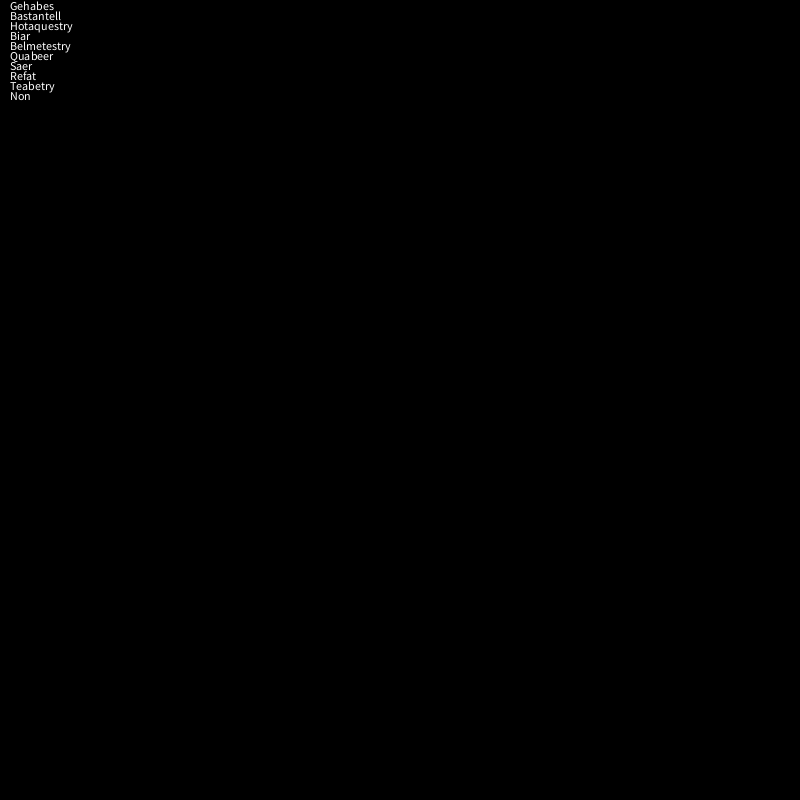
Frame 1 (no input)
Frame 60 (the mouse pressed at the canvas centre just before this capture): identical to frame 1, image omitted
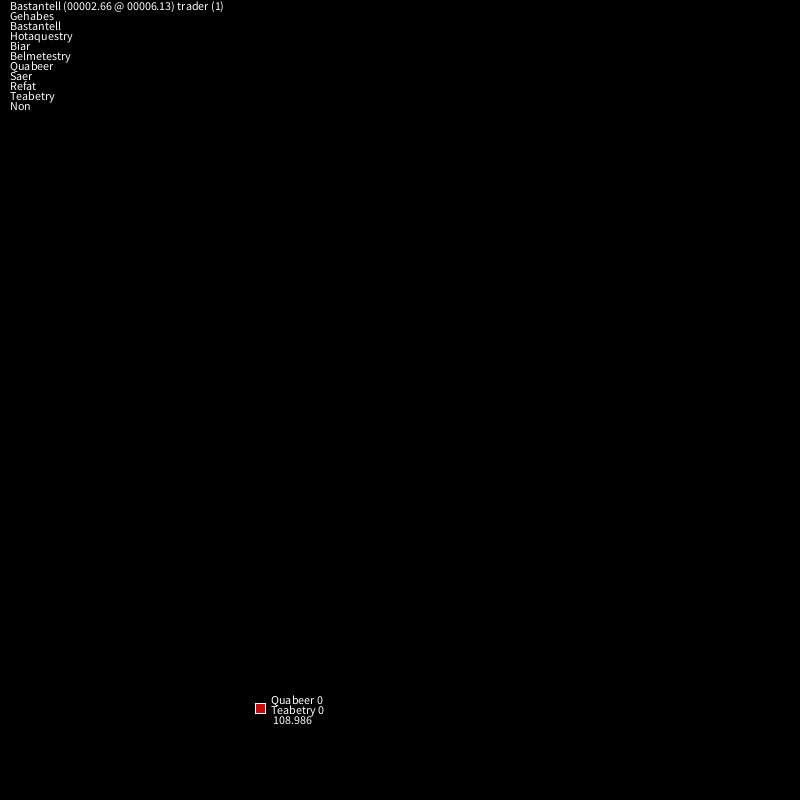
Frame 120 (the mouse held since frame 60 and released just before this capture)

The Processing sketch that drew these frames (run headless with seeded random() and noise(); from frame 60 on, the mouse is pressed at the canvas centre):

// Processing sketch: freesources
// ── freesources.pde
final int MAX_TRADERS = 20;
final int STARTING_RESOURCES = 10;
void setup() {
  size(800,800);
  
  for (int i = 0; i < STARTING_RESOURCES; i += 1) {
    new Resource();
  }
}

void draw() {
  background(0);
  for (int i = traders.size()-1; i >= 0; i -= 1) {
    Trader t = traders.get(i);
    t.update();
    t.draw();
    if (t.gold <= 0) {
      traders.remove(i);
    }
  }
  
  if (traders.size() < MAX_TRADERS && random(1) < 0.01) {
    new Trader(random(width), random(height), random(100,300));
  }
  int x = 10;
  int y = 10;
  for (Offer o : offers) {
    text(o.toString(), x,y);
    y += 10;
  }
  for (Resource r : resources) {
    text(r.name, 10, y);
    y += 10;
  }
}

// ── Offer.pde
ArrayList<Offer> offers = new ArrayList<Offer>();

class Offer {
  final Resource item;
  final float qty;
  final float price;
  Trader postedBy = null;
  
  
  Offer(Resource item, float qty, float price, Trader trader) {
    this.item = item;
    this.qty = qty;
    this.price = price;
    this.postedBy = trader;
    offers.add(this);
  }
  
  
  String toString() {
    return item.toString() + " (" + nf(qty, 5, 2) + " @ " + nf(price, 5, 2) + ") " + postedBy.toString();
  }
  
}

// ── Recipe.pde
import java.util.TreeMap;
class Recipe {
  TreeMap<Resource, Float> ingredients = new TreeMap<Resource, Float>();
  TreeMap<Resource, Float> produces = new TreeMap<Resource, Float>();
  
  Recipe() {
    int numIn = floor(random(1,4));
    int numOut = floor(random(1,3));
    for (int in = 0; in < numIn; in += 1) {
      //ingredients.put(
    }
  }
}

// ── Resource.pde

Resource getRandomResource() {
  
  return resources.get(floor(random(resources.size())));
}
ArrayList<Resource> resources = new ArrayList<Resource>();
class Resource implements Comparable<Resource>{
  final String name;
  final int id;
  float goldExchangeRate;
  
  {
    //RESOURCE_ID += 1;
    id = getNextId("RESOURCE");
  }
  Resource() {
    this(getName(), random(1, 10));

  }
  Resource(String name, float exRate) {
    this.name = name;
    this.goldExchangeRate = exRate;
    resources.add(this);
  }

  boolean equals(Resource o) {
    return id == o.id;
  }

  int hashCode() {
    return id;
  }
  String toString() {
    return name;
  }
  
  int compareTo(Resource o) {
    return name.compareTo(o.name);
  }
}

// ── Trader.pde

ArrayList<Trader> traders = new ArrayList<Trader>();
class Trader {
  final int id;
  TreeMap<Resource, Float> inv = new TreeMap<Resource, Float>();

  {
    id = getNextId("TRADER");
  }
  PVector pos;
  float gold = 0;
  final Resource uses;
  float usesQty;
  final float recipeQty;
  final Resource makes;
  float makesQty;
  Offer offer = null;
  final float goldPerTurn;
  final float markup;

  Trader(float x, float y, float gold) {
    pos = new PVector(x, y);
    this.gold = gold;

    Resource u = getRandomResource();
    Resource m = null;
    while (m == null) {
      m = getRandomResource();
      if (u.equals(m)) {
        m = null;
      }
    }

    uses = u;
    usesQty = random(0.1, 3);
    makes = m;
    makesQty = random(0.1, 3);
    recipeQty = random(1, 4);
    goldPerTurn = random(0.01, 0.1);
    markup = random(1,2);

    traders.add(this);

    inv.put(getRandomResource(), random(1, 5));
    inv.put(makes, makesQty);
  }

  String toString() {
    return "trader ("+ id + ")";
  }

  void makeOffer() {
    if (offer == null) {
      for (Resource r : inv.keySet()) {
        float qty = inv.get(r);
        if (!r.equals(uses) && qty >= 1) {

          offer = new Offer(r, inv.get(r), (r.goldExchangeRate * qty) * markup, this);
          
          inv.put(r, 0.0f);
          break;
        }
      }
    }
  }
  void update() {
    makeOffer();
    checkOffers();
    makeProduct();
    gold -= goldPerTurn;
    inv.put(makes, makesQty);
    inv.put(uses, usesQty);
  }

  void makeProduct() {
    if (usesQty >= recipeQty) {
      makesQty += random(0.5,1.02);
      usesQty -= recipeQty;
    }
  }



  void checkOffers() {
    for (int i = offers.size()-1; i >= 0; i -= 1) {
      Offer o = offers.get(i);

      if (o.item.equals(uses) && gold >= o.price) {
        println(this.toString() + " bought " + o.qty + " " + o.item + " from " + o.postedBy + "  £" + o.price);
        o.postedBy.gold += o.price;
        o.postedBy.offer = null;
        gold -= o.price;
        usesQty += o.qty;
        offers.remove(i);
        break;
      }
    }
  }



  void draw() {
    stroke(255);
    fill(200, 10, 10);
    rect(pos.x, pos.y, 10, 10);
    fill(255);
    text(uses.name + " " + int(usesQty), pos.x + 15, pos.y);
    text(makes.name + " " + int(makesQty), pos.x + 15, pos.y + 10);
    text(gold, pos.x + 15, pos.y + 20);
  }
}

// ── funcs.pde
String[] commonVowels = {"e", "e", "e", "a", "a", "e", "i", "o", "u"};
String[] vowels = {"e", "e", "e", "e", "a", "e", "i", "o", "u", "ea", "ai", "ou", "oa", "y", "ee"};
String[] cons = {"pl", "b", "b","b", "c", "d", "f", "g", "h", "j", "k", "l", "m", "n", "n", "s", "r", "t","p", "qu", "r", "rh", "s", "t", "v", "w", "z"};
String[] midCons = {"lm","ll", "ss", "st", "str", "gh", "zz", "mm", "ck", "rs", "rst", "nt", "ls", "ns"};
String[] endCons = {"lm","ns", "nt", "l", "ll", "s", "stry", "try", "rsty", "n", "b", "t", "tt", "p", "er", "ar", "en"};
ArrayList<String> usedNames = new ArrayList<String>();
String getVowel() {
  if (random(1) < 0.2) {
    return vowels[floor(random(vowels.length))];
  }
  return commonVowels[floor(random(commonVowels.length))];
  
}
TreeMap<String, Integer> ids = new TreeMap<String, Integer>();
int getNextId(String name) {
  int id = 0;
  name = name.toUpperCase();
  if (ids.containsKey(name)) {
    id = ids.get(name) + 1;
    ids.put(name, id);
    
  } else {
    id = 1;
    ids.put(name,id);
  }
  
  return id;
  
}

String getConsonant(int part) {
  if (part == 0) {
    return cons[floor(random(cons.length))];
  } 
  if (part == 2) { //end
    return endCons[floor(random(endCons.length))];
  } else {

    if (random(1) < 0.2) {
      return midCons[floor(random(midCons.length))];
    } else {
      return cons[floor(random(cons.length))];
    }
  }
}
String getName() {

  String name = "";
  int len = 0;
  while (true) {
    len = floor(random(3, 8));
    //boolean start = true;
    int part = 0;
    for (int i = 0; i < len; i += 1) {


      if (i % 2 != 0) {
        name += getVowel();
        if (part == 2) {
          name += getConsonant(2);
        }
      } else {

        name += getConsonant(part);
      }
      
      if (part == 0) {
        part = 1;
      } else if (i == len - 2) {
        part = 2;
      }
    }


    name = str(name.charAt(0)).toUpperCase() + name.substring(1, name.length());

    if (!usedNames.contains(name)) {
      usedNames.add(name);
      break;
    } else {
      name = "";
      continue;
    }
  }
  return name;
}
